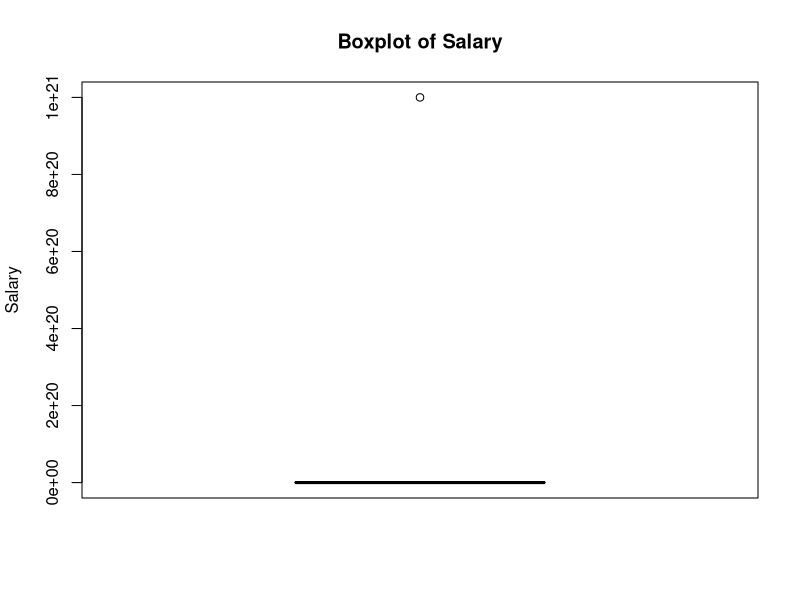
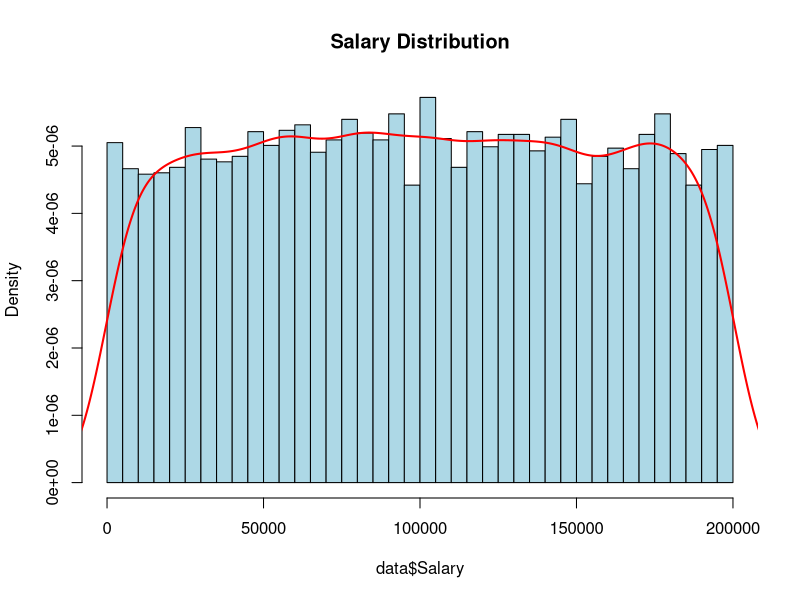
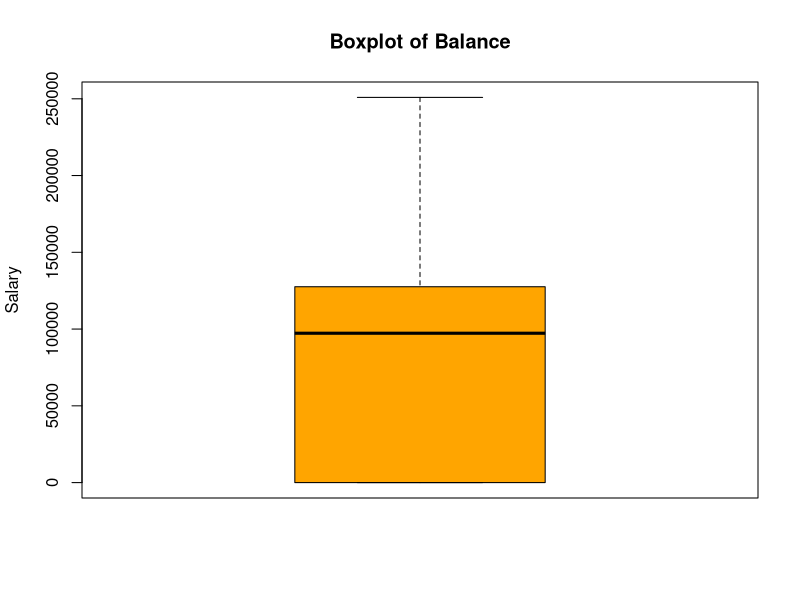
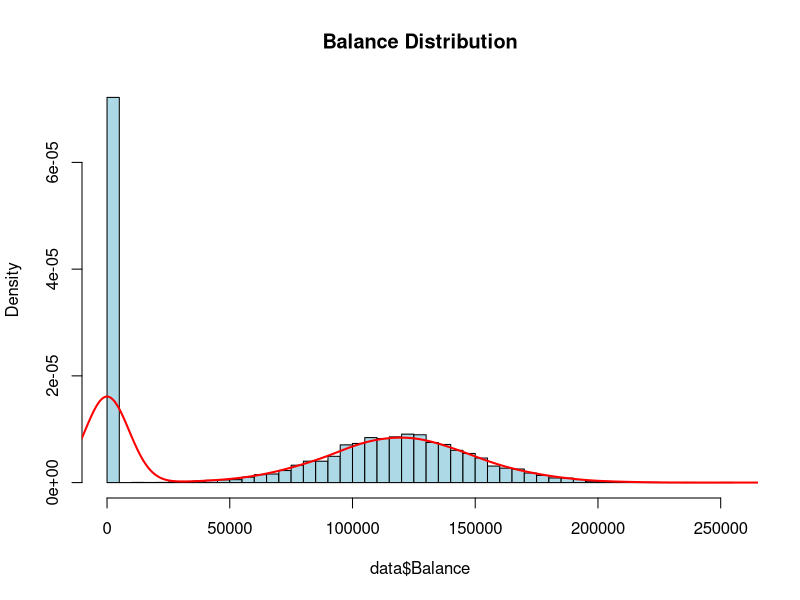
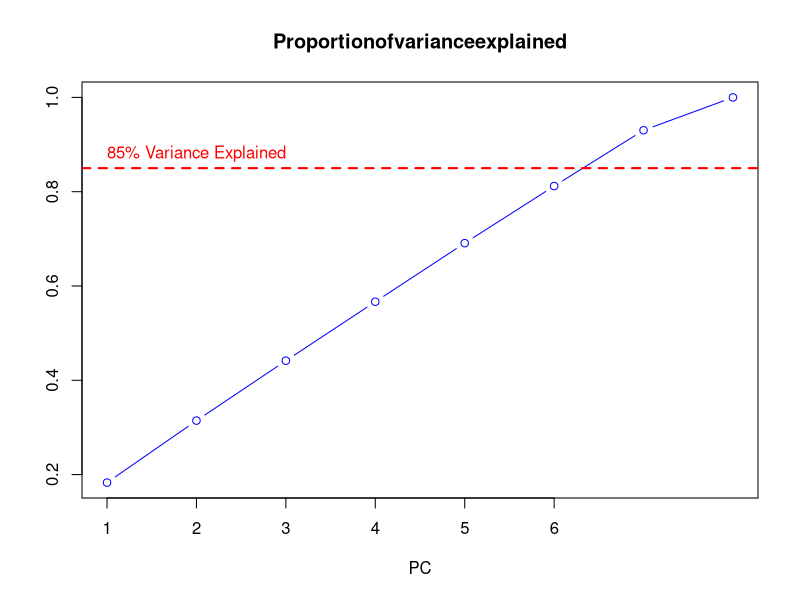

Source code (R) for these figures, in order:
## ---- chunk 1
knitr::opts_chunk$set(echo = TRUE)
## ---- chunk 2

data1  <- read.csv("Branch1.csv")
data2  <- read.csv("Branch2.csv")
data3  <- read.csv("Branch3.csv")

## ---- chunk 3
#添加特征列Source，表示合并后的数据集来自不同的数据集
# 为 data1 添加特征列，值为 1
data1$Source <- 1

# 为 data2 添加特征列，值为 2
data2$Source <- 2

# 为 data3 添加特征列，值为 3
data3$Source <- 3
## ---- chunk 4
# 合并三个数据框
data <- rbind(data1, data2, data3)
## ---- chunk 5
str(data)
## ---- chunk 6
#查看总体数据
summary(data)
## ---- chunk 7
#性别列转化为数值型： 男性为1，女性为0
data$Gender <- ifelse(data$Gender == "Male", 1, 0)

## ---- chunk 8
str(data)
## ---- chunk 9
missing_rows <- sum(!complete.cases(data))  # 统计至少有一个 NA 的行数
total_rows <- nrow(data)  # 数据集总行数
missing_percentage <- (missing_rows / total_rows) * 100  # 计算缺失率
print(paste("至少有一个缺失值的行数:", missing_rows))
print(paste("缺失值行的比例:", round(missing_percentage, 2), "%"))

if (missing_percentage < 5) {
  data <- na.omit(data)  # 删除所有包含 NA 的行
  print("已删除包含 NA 的行。")
} else {
  print("缺失值超过 5%，建议填充。")
}

## ---- chunk 10
sum(duplicated(data))  # 统计重复行的数量
## ---- chunk 11
duplicate_rows <- data[duplicated(data), ]
print(duplicate_rows)  # 显示重复值

## ---- chunk 12
#删除完全相同的重复行（只保留第一条）
data <- data[!duplicated(data), ]
## ---- chunk 13
sum(duplicated(data))  # 统计重复行的数量
## ---- chunk 14
#检查是否为整数
columns_to_check <- c("Customer_ID", "Age", "Score", "Tenure", "Products_in_Use")

non_integer_count <- sum(sapply(data[columns_to_check], function(col) sum(col != floor(col), na.rm = TRUE)))

print(paste("非整数值的总数量:", non_integer_count))

## ---- chunk 15


#Salary列表示客户的预计年薪
#最小值为11.58，我认为这是异常值，但是经过IQR方法显示不是异常值，需要讨论

#Balance列为客户的余额
#最小值为27288，最大值为214347，但是经过IQR方法显示是异常值，需要讨论

## ---- chunk 16
df_sorted <- data[order(data$Salary, na.last = NA), ]  # 按 Salary 升序排序
print(df_sorted)  # 查看结果
## ---- chunk 17
boxplot(data$Salary, main = "Boxplot of Salary", ylab = "Salary", col = "orange")

## ---- chunk 18
# 计算 Salary 的 IQR
Q1_salary <- quantile(data$Salary, 0.25, na.rm = TRUE)  # 第 1 四分位数
Q3_salary <- quantile(data$Salary, 0.75, na.rm = TRUE)  # 第 3 四分位数
IQR_salary <- Q3_salary - Q1_salary  # 计算 IQR

# 计算 Salary 的异常值范围
lower_bound_salary <- Q1_salary - 1.5 * IQR_salary
upper_bound_salary <- Q3_salary + 1.5 * IQR_salary

print(lower_bound_salary)

# 找出 Salary 的异常值
outliers_salary <- data$Salary[data$Salary < lower_bound_salary | data$Salary > upper_bound_salary]
print("Salary 异常值：")
print(outliers_salary)

# 筛选出不在异常值范围内的数据
data <- data[data$Salary >= lower_bound_salary & data$Salary <= upper_bound_salary, ]

# 查看删除异常值后的数据集
print("删除异常值后的数据集：")
print(head(data))

## ---- chunk 19
hist(data$Salary, probability = TRUE, breaks = 50, main = "Salary Distribution", col = "lightblue")
lines(density(data$Salary, na.rm = TRUE), col = "red", lwd = 2)

## ---- chunk 20
boxplot(data$Balance, main = "Boxplot of Balance", ylab = "Salary", col = "orange")


## ---- chunk 21
# 计算 Balance 的 IQR
Q1_balance <- quantile(data$Balance, 0.25, na.rm = TRUE)  # 第 1 四分位数
Q3_balance <- quantile(data$Balance, 0.75, na.rm = TRUE)  # 第 3 四分位数
IQR_balance <- Q3_balance - Q1_balance  # 计算 IQR

# 计算 Balance 的异常值范围
lower_bound_balance <- Q1_balance - 1.5 * IQR_balance
upper_bound_balance <- Q3_balance + 1.5 * IQR_balance

# 找出 Balance 的异常值
outliers_balance <- data$Balance[data$Balance < lower_bound_balance | data$Balance > upper_bound_balance]
print("Balance 异常值：")
print(outliers_balance)
## ---- chunk 22
hist(data$Balance, probability = TRUE, breaks = 50, main = "Balance Distribution", col = "lightblue")
lines(density(data$Balance, na.rm = TRUE), col = "red", lwd = 2)
## ---- chunk 23
# 假设你的数据集名为 data
count_table <- table(data$Left)
print(count_table)
## ---- chunk 24
# 筛选出 Balance 列为 0 的数据
data_balance_0 <- data[data$Balance == 0, ]
prop=nrow(data_balance_0)/nrow(data)
cat("余额为0的账户的占比：", prop, "\n")
# 统计 Left 列中 1 的数量
count_1 <- sum(data_balance_0$Left == 1)

# 统计 Left 列中 0 的数量
count_0 <- sum(data_balance_0$Left == 0)
# 计算 Left 列中 1 的占比
prop_1 <- count_1 / (count_1 + count_0)


# 计算 Left 列中 0 的占比
prop_0 <- count_0 / (count_1 + count_0)
# 输出占比结果
print(count_1)
print(count_0)
cat("Left 列中 1 的占比：", prop_1, "\n")
cat("Left 列中 0 的占比：", prop_0, "\n")
## ---- chunk 25
#查看总体数据
summary(data)
## ---- chunk 26
# 定义一个函数，用于生成不重复的文件名
generate_unique_filename <- function(base_name, path) {
  counter <- 0
  filename <- paste0(path, base_name)  # 拼接路径和基础文件名
  while (file.exists(filename)) {
    counter <- counter + 1
    # 拼接路径和带编号的文件名
    filename <- paste0(path, tools::file_path_sans_ext(base_name), "(", counter, ").", tools::file_ext(base_name))
  }
  return(filename)
}

# 基础文件名
base_name <- "output.csv"

# 指定保存路径（Windows系统中使用正斜杠或双反斜杠）
output_path <- "output/"  # 或者 "C:/output/" 如果需要指定绝对路径

# 检查路径是否存在，如果不存在则创建
if (!dir.exists(output_path)) {
  dir.create(output_path, recursive = TRUE)
}

# 生成不重复的文件名（传入路径和基础文件名）
unique_filename <- generate_unique_filename(base_name, output_path)


# 保存数据到CSV文件
write.csv(data, file = unique_filename, row.names = FALSE, quote = FALSE)

# 输出最终保存的文件名
cat("文件已保存为：", unique_filename, "\n")
## ---- chunk 27
str(data)
## ---- chunk 28
pca <- prcomp(data[,-c(1,9)], scale. = TRUE)
pca
## ---- chunk 29
pca$sdev^2/sum(pca$sdev^2)

## ---- chunk 30
cumsum(pca$sdev^2)/sum(pca$sdev^2)

## ---- chunk 31
 pve1=cumsum(pca$sdev^2)/sum(pca$sdev^2)
 plot(pve1,t="b",col="blue",xlab="PC", xaxp=c(1,6,5),
 main="Proportionofvarianceexplained",ylab="")
 abline(h = 0.85, col = "red", lty = 2, lwd = 2)
 text(2, 0.88, "85% Variance Explained", col = "red")
## ---- chunk 32

## ---- chunk 33
# 假设你的数据集名为 data
count_table <- table(data$Left)
print(count_table)
